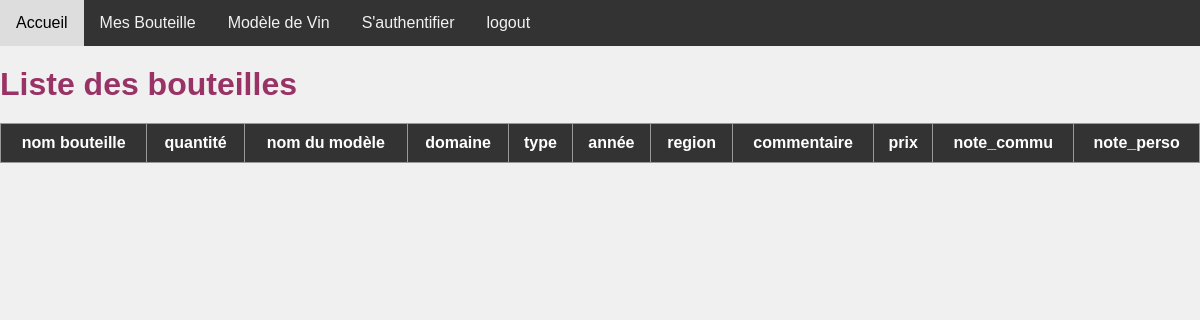
/etagere/test (signed in), run on an earlier commit of the app's database.
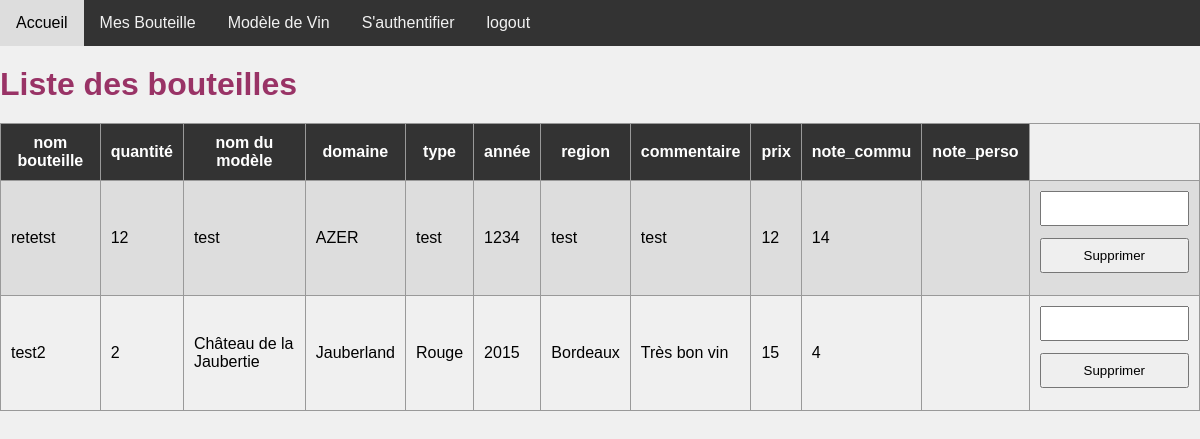
And on a later commit of the database.
### tables this page shows
CREATE TABLE "Bouteille"
(
    id_bouteille integer not null
        constraint Bouteille_pk
            primary key autoincrement,
    id_vin       integer
        constraint MesBouteilles_Bouteille_id_bouteille_fk
            references "Bouteille" (id_vin),
    id_etagere   integer
        constraint Bouteille_8_Etagere_id_etagere_fk
            references Etagere,
    name         integer,
    note_perso   INT     not null,
    qt_totale    integer default 1
);

CREATE TABLE "Vin"
(
    id_Vin      integer not null
        constraint Vin_pk
            primary key autoincrement,
    name        TEXT,
    domaine     TEXT,
    type        TEXT,
    annee       INT,
    region      TEXT,
    commentaire TEXT,
    prix        INT,
    note_commu  INT
);

### app.py (the view)
@app.route('/etagere/<string:nom_etagere>', methods=['GET', 'POST'])
def etagere_details(nom_etagere):
    etagere = Etagere(nom_etagere, id_user=current_user.id)
    bouteilles = etagere.liste_bouteilles()
    return render_template('list_bouteilles.html', bouteilles=bouteilles, nom_etagere=nom_etagere)

### app.py (called while the page is built)
@login_manager.user_loader
def load_user(user_id):
    return User.get_by_id(user_id)

### models/etagere.py (called while the page is built)
    def liste_bouteilles(self):
        id_etagere = self.get_id_etagere()
        if id_etagere is not None:
            conn = sqlite3.connect('bouteille.db')
            cursor = conn.cursor()
            query = f"""
                SELECT Bouteille.*, Vin.*
                FROM Bouteille
                JOIN Vin ON Bouteille.id_vin = Vin.id_vin
                WHERE Bouteille.id_etagere = {id_etagere};
            """
            cursor.execute(query)
            results = cursor.fetchall()
            conn.close()
            for row in results:
                print(row)
        return results

    def get_id_etagere(self):
        conn = sqlite3.connect('bouteille.db')
        cursor = conn.cursor()
        query = f"SELECT id_etagere FROM Etagere WHERE nom_etagere = '{self.nom_etagere}' AND id_user = '{self.id_user}';"
        cursor.execute(query)
        result = cursor.fetchone()
        if result:
            print (result[0])
            return result[0]
        else:
            print(f"Aucune étagère trouvée avec le nom '{self.nom_etagere}'")
            return None
        conn.close()

### models/user.py (called while the page is built)
    @staticmethod
    def get_by_id(user_id):
        connection = sqlite3.connect('bouteille.db')
        cursor = connection.cursor()
        query = '''
            SELECT * FROM User WHERE id_user = ?;
        '''
        result = cursor.execute(query, (user_id,)).fetchone()
        if result:
            user = User(result[1], result[2])
            user.id = result[0]
            return user
        else:
            return None
        connection.close()

### templates/list_bouteilles.html (shortened to what this page needs)
<!DOCTYPE html>
<html lang="en">
<head>
    <link rel="stylesheet" href="/static/style.css">
</head>
<nav>
    <div id="navigation">
        <a href="">Accueil</a>
        <a href="{{ url_for('cave') }}">Mes Bouteille</a>
        <a href="{{ url_for('vin') }}">Modèle de Vin</a>
        <a href="{{ url_for('login') }}">S'authentifier</a>
        <a href="{{ url_for('logout') }}">logout</a>
    </div>
</nav>
<body>
    <h1>Liste des bouteilles</h1>
    <table>
        <tr>
            <th>nom bouteille</th>
            <th>quantité</th>
            <th>nom du modèle</th>
            <th>domaine</th>
            <th>type</th>
            <th>année</th>
            <th>region</th>
            <th>commentaire</th>
            <th>prix</th>
            <th>note_commu</th>
            <th>note_perso</th>
        </tr>
        {% for bouteille in bouteilles %}
            <tr>
                <td>{{ bouteille[3] }}</td>
                <td>{{ bouteille[5] }}</td>
                <td>{{ bouteille[7] }}</td>
                <td>{{ bouteille[8] }}</td>
                <td>{{ bouteille[9] }}</td>
                <td>{{ bouteille[10] }}</td>
                <td>{{ bouteille[11] }}</td>
                <td>{{ bouteille[12] }}</td>
                <td>{{ bouteille[13] }}</td>
                <td>{{ bouteille[14] }}</td>
                <td>{{ bouteille[15] }}</td>
                <td>
                    <form action="/delete_bouteille" method="post">
                        <input type="number" name="qt_suppr" min="1" required>
                        <input type="submit" value="Supprimer">
                    </form>
                </td>
            </tr>
        {% endfor %}
    </table>
</body>
</html>

### static/style.css (style rules this page uses)
body { font-family: Arial, sans-serif; margin: 0px; background-color: #f0f0f0; }
h1 { color: #993366; margin: 20px 0; }
#navigation { background-color: #333; overflow: hidden; }
#navigation a { float: left; display: block; color: #f2f2f2; text-align: center; padding: 14px 16px; margin: 0px; text-decoration: none; }
input, textarea { width: 100%; padding: 8px; margin-bottom: 12px; box-sizing: border-box; }
table { width: 100%; border-collapse: collapse; }
table, th, td { border: 1px solid #999; padding: 10px; }
th { background-color: #333; color: #fff; }
tr:nth-child(even) { background-color: #ddd; }

What changed in the data, as far as the page shows it:
added Bouteille: name "retetst", qt_totale "12", name "test", domaine "AZER", type "test", annee "1234", region "test", commentaire "test", prix "12", note_commu "14"
added Bouteille: name "test2", qt_totale "2", name "Château de la Jaubertie", domaine "Jauberland", type "Rouge", annee "2015", region "Bordeaux", commentaire "Très bon vin", prix "15", note_commu "4"
